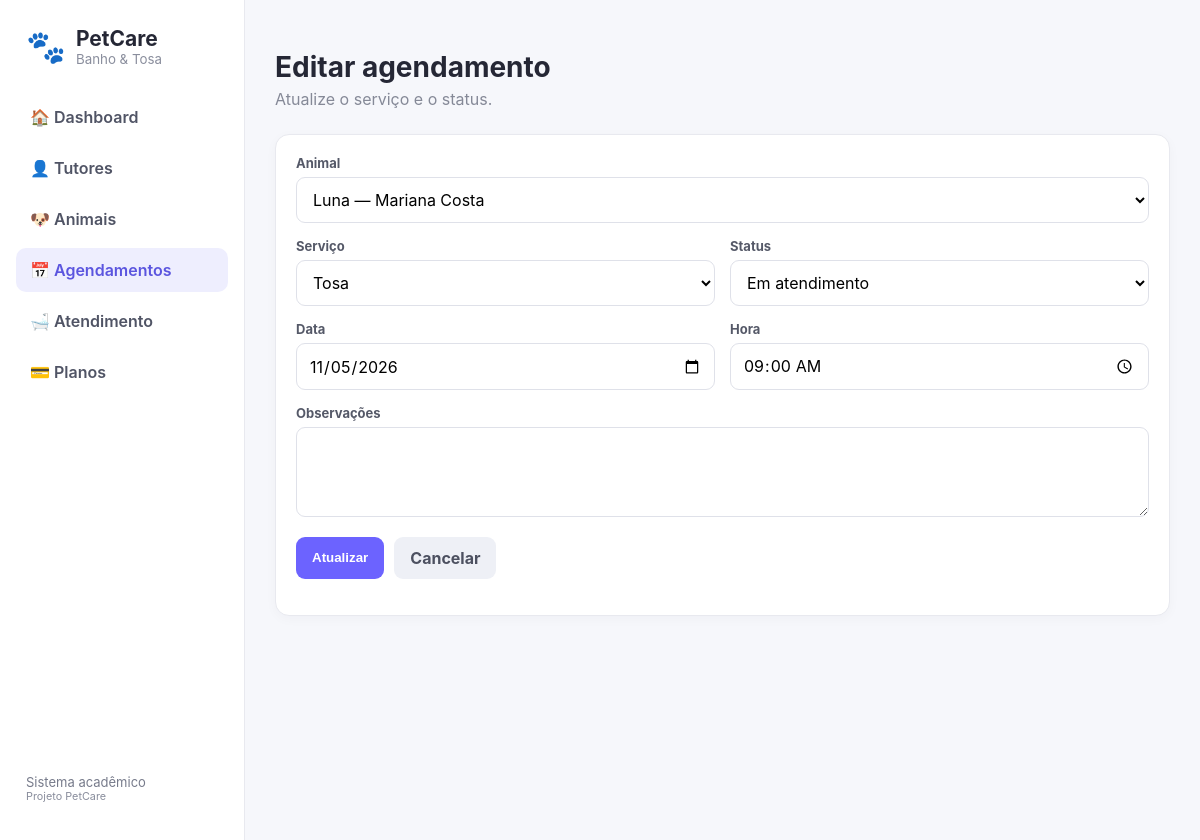
The app's page /agendamentos/editar.php?id=2 with its own data.
### tables this page shows
CREATE TABLE agendamentos (
 id INT AUTO_INCREMENT PRIMARY KEY,
 animal_id INT NOT NULL,
 servico ENUM('Banho','Tosa','Banho e Tosa') NOT NULL,
 data_agendamento DATE NOT NULL,
 hora TIME NOT NULL,
 status ENUM('Aguardando','Em atendimento','Pronto','Concluído','Cancelado') DEFAULT 'Aguardando',
 observacoes TEXT,
 created_at TIMESTAMP DEFAULT CURRENT_TIMESTAMP,
 FOREIGN KEY (animal_id) REFERENCES animais(id) ON DELETE CASCADE
);

CREATE TABLE animais (
 id INT AUTO_INCREMENT PRIMARY KEY,
 tutor_id INT NOT NULL,
 nome VARCHAR(80) NOT NULL,
 especie VARCHAR(30) DEFAULT 'Cão',
 raca VARCHAR(80),
 cor VARCHAR(50),
 porte ENUM('Pequeno','Médio','Grande') DEFAULT 'Médio',
 sexo ENUM('Macho','Fêmea') DEFAULT 'Macho',
 observacoes TEXT,
 created_at TIMESTAMP DEFAULT CURRENT_TIMESTAMP,
 FOREIGN KEY (tutor_id) REFERENCES tutores(id) ON DELETE CASCADE
);

CREATE TABLE tutores (
 id INT AUTO_INCREMENT PRIMARY KEY,
 nome VARCHAR(120) NOT NULL,
 cpf VARCHAR(14),
 telefone VARCHAR(20) NOT NULL,
 email VARCHAR(120),
 endereco VARCHAR(180),
 created_at TIMESTAMP DEFAULT CURRENT_TIMESTAMP
);

### agendamentos/editar.php (the view, shortened to what this page needs)
<?php
require_once __DIR__.'/../config/db.php';
$id=(int)($_GET['id']??0);
$s=$pdo->prepare("SELECT * FROM agendamentos WHERE id=?");
$s->execute([$id]);
$r=$s->fetch();
$animais=$pdo->query("SELECT a.id,a.nome,t.nome tutor FROM animais a JOIN tutores t ON t.id=a.tutor_id ORDER BY a.nome")->fetchAll();
require __DIR__.'/../includes/header.php';
?>
<header class="topbar">
    <div>
        <h1>Editar agendamento</h1>
        <p>Atualize o serviço e o status.</p>
    </div>
</header>
<div class="card form-card">
    <form method="post">
        <div class="form-grid">
            <div class="field full">
                <label>Animal</label>
                <select name="animal_id">
                    <?php foreach($animais as $a):?>
                    <option value="<?=$a['id']?>" <?=$r['animal_id']==$a['id']?'selected':''?>><?=htmlspecialchars($a['nome'].' — '.$a['tutor'])?></option>
                    <?php endforeach;?>
                </select>
            </div>
            <div class="field">
                <label>Serviço</label>
                <select name="servico">
                    <?php foreach(['Banho','Tosa','Banho e Tosa'] as $x):?>
                    <option <?=$r['servico']===$x?'selected':''?>><?=$x?></option>
                    <?php endforeach;?>
                </select>
            </div>
            <div class="field">
                <label>Status</label>
                <select name="status">
                    <?php foreach(['Aguardando','Em atendimento','Pronto','Concluído','Cancelado'] as $x):?>
                    <option <?=$r['status']===$x?'selected':''?>><?=$x?></option>
                    <?php endforeach;?>
                </select>
            </div>
            <div class="field">
                <label>Data</label>
                <input type="date" name="data_agendamento" value="<?=$r['data_agendamento']?>">
            </div>
            <div class="field">
                <label>Hora</label>
                <input type="time" name="hora" value="<?=substr($r['hora'],0,5)?>">
            </div>
            <div class="field full">
                <label>Observações</label>
                <textarea name="observacoes"><?=htmlspecialchars($r['observacoes'])?></textarea>
            </div>
        </div>
        <div class="actions">
            <button class="btn primary">Atualizar</button>
            <a class="btn secondary" href="index.php">Cancelar</a>
        </div>
    </form>
</div>
<?php
require __DIR__.'/../includes/footer.php';
?>

### css/style.css (style rules this page uses)
* { box-sizing:border-box }
body { margin:0; font-family:Inter,Segoe UI,Arial,sans-serif; background:#f6f7fb; color:#252735 }
.topbar,.section-title { display:flex; align-items:center; justify-content:space-between; gap:20px }
.topbar { margin-bottom:25px }
.topbar h1 { margin:0 0 5px; font-size:28px }
.topbar p,.section-title p { margin:0; color:#858997 }
.btn { display:inline-block; border:0; border-radius:9px; padding:11px 16px; text-decoration:none; font-weight:700; cursor:pointer }
.btn.primary { background:#6c63ff; color:#fff }
.btn.secondary { background:#eef0f6; color:#4c5060 }
.card { background:#fff; border:1px solid #e8e9ef; border-radius:14px; padding:20px; box-shadow:0 3px 12px #24243a08 }
.form-card { max-width:900px }
.form-grid { display:grid; grid-template-columns:repeat(2,1fr); gap:15px }
.field { display:grid; gap:6px }
.field.full { grid-column:1/-1 }
.field label { font-size:13px; font-weight:700; color:#555968 }
.field input,.field select,.field textarea { width:100%; padding:11px 12px; border:1px solid #dfe1e9; border-radius:9px; background:#fff; font:inherit }
.field textarea { min-height:90px; resize:vertical }
.actions { display:flex; gap:10px; margin-top:20px }

### records on screen
agendamentos: animal_id "Luna — Mariana Costa", servico "Tosa", status "Em atendimento", data_agendamento "11/05/2026", hora "09:00"
